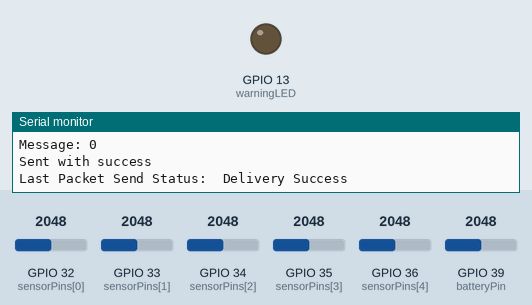
This sketch was run on a simulated ESP32. Parts: output pins drawn as LEDs (lit = HIGH), the last lines printed to the serial monitor. The inputs (shaded band) are chosen by the test bench; at power-on: GPIO 39 (batteryPin) = 2048, GPIO 32 (sensorPins[0]) = 2048, GPIO 33 (sensorPins[1]) = 2048, GPIO 34 (sensorPins[2]) = 2048, GPIO 35 (sensorPins[3]) = 2048, GPIO 36 (sensorPins[4]) = 2048.

Above: at 1.2 s.
1.3 s: GPIO 39 (batteryPin) set to 1668
2.8 s: GPIO 39 (batteryPin) set to 1545
At 3.9 s:
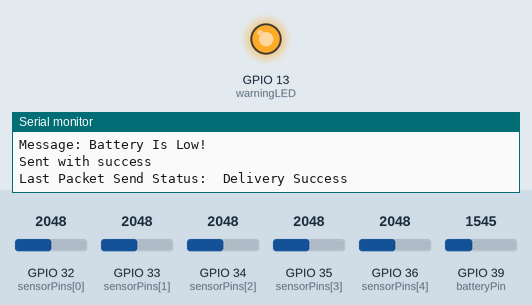
4.3 s: GPIO 39 (batteryPin) set to 2866
At 5.3 s:
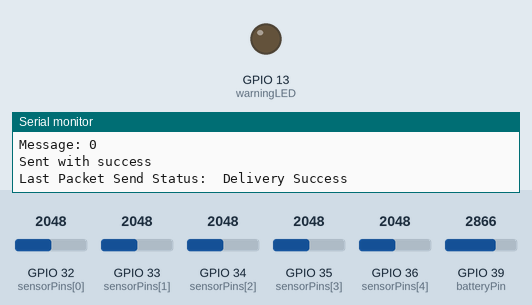
8.9 s: GPIO 39 (batteryPin) set to 1228
At 10.0 s:
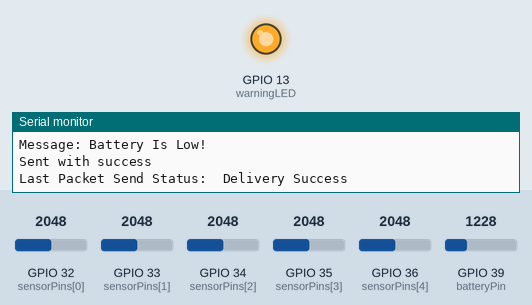
Timing chart, 0 to 11.5 s (numbered marks = the images above; inputs shaded):
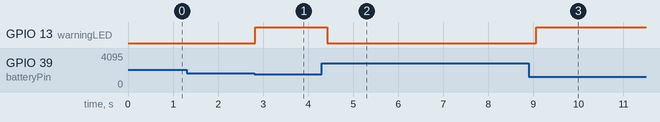

The sketch:

SensorNode.ino
```cpp
/*
  Sensor Node (Glove)
*/

#include <esp_now.h>
#include <WiFi.h>

// Receiver MAC address b4:bf:e9:0e:70:40
uint8_t broadcastAddress[] = {0xB4, 0xBF, 0xE9, 0x0E, 0x70, 0x40};
const uint8_t sensorPins[5] = {32, 33, 34, 35, 36};
const uint8_t batteryPin = 39;
const uint8_t warningLED = 13;
const float alpha = 0.3;
float filteredValues[5] = {0, 0, 0, 0, 0};

struct patternMapping {
  const char* pattern;
  const char* meaning;
};

const patternMapping lookupTable[] {
  {"00000", "0"},
  {"01000", "1"},
  {"01100", "2"},
  {"01110", "3"},
  {"01111", "4"},
  {"11111", "5"}
};

const int tableSize = sizeof(lookupTable) / sizeof(lookupTable[0]);

esp_now_peer_info_t peerInfo;

void OnDataSent(const uint8_t *mac_addr, esp_now_send_status_t status) {
  Serial.print("\r\nLast Packet Send Status:\t");
  Serial.println(status == ESP_NOW_SEND_SUCCESS ? "Delivery Success" : "Delivery Fail");
}

bool batteryWarning() {
  float voltage = (analogRead(batteryPin) * (3.3 / 4095) * 2.0 * 1.23);
  Serial.print("Voltage: ");
  Serial.println(voltage);
  return voltage <= 3.2;
}

void setup() {
  Serial.begin(115200);

  WiFi.mode(WIFI_STA);

  #if defined(ESP_ARDUINO_VERSION_MAJOR) && ESP_ARDUINO_VERSION_MAJOR >= 3
    WiFi.setChannel(6);
  #else
    esp_wifi_set_channel(6, WIFI_SECOND_CHAN_NONE);
  #endif

  if (esp_now_init() != ESP_OK) {
    Serial.println("Error initializing ESP-NOW");
    return;
  }

 esp_now_register_send_cb(esp_now_send_cb_t(OnDataSent));

  memcpy(peerInfo.peer_addr, broadcastAddress, 6);
  peerInfo.channel = 6;
  peerInfo.encrypt = false;

  if (esp_now_add_peer(&peerInfo) != ESP_OK){
    Serial.println("Failed to add peer");
    return;
  }

  for (int i = 0; i < 5; i++) {
    pinMode(sensorPins[i], INPUT);
  }

  pinMode(batteryPin, INPUT);
  pinMode(warningLED, OUTPUT);
}

void loop() {
  String fingerPattern = "";
  const char* message = "Unknown Sign";

  if (batteryWarning()) {
    message = "Battery Is Low!";
    if (digitalRead(warningLED) == LOW) {
      digitalWrite(warningLED, HIGH);
    }
  } else {
    if (digitalRead(warningLED) == HIGH) {
      digitalWrite(warningLED, LOW);
    }

    for (int i = 0; i < 5; i++) {
      int rawValue = analogRead(sensorPins[i]);
      filteredValues[i] = (alpha * rawValue) + ((1.0 - alpha) * filteredValues[i]);

      fingerPattern += (filteredValues[i] < 3900) ? "0" : "1";
    }
    Serial.println("Finger Pattern: " + fingerPattern);

    for (int i = 0; i < tableSize; i++) {
      if (fingerPattern == lookupTable[i].pattern) {
        message = lookupTable[i].meaning;
        break;
      }
    }
  }

  Serial.println("Message: " + String(message));

  esp_err_t result = esp_now_send(broadcastAddress, (uint8_t *) message, strlen(message) + 1);

  if (result == ESP_OK) {
    Serial.println("Sent with success");
  }
  else {
    Serial.println("Error sending the data");
  }

  delay(200);
}
```

Measured:
- the behaviour switches between 1615 and 1614 on GPIO 39 (batteryPin) (found by bisection; images 0 and 1)
- after the input at 2.8 s, GPIO 13 (warningLED): LOW → HIGH at once
- after the input at 4.3 s, GPIO 13 (warningLED): HIGH → LOW after 0.13 s
- after the input at 8.9 s, GPIO 13 (warningLED): LOW → HIGH after 0.16 s
